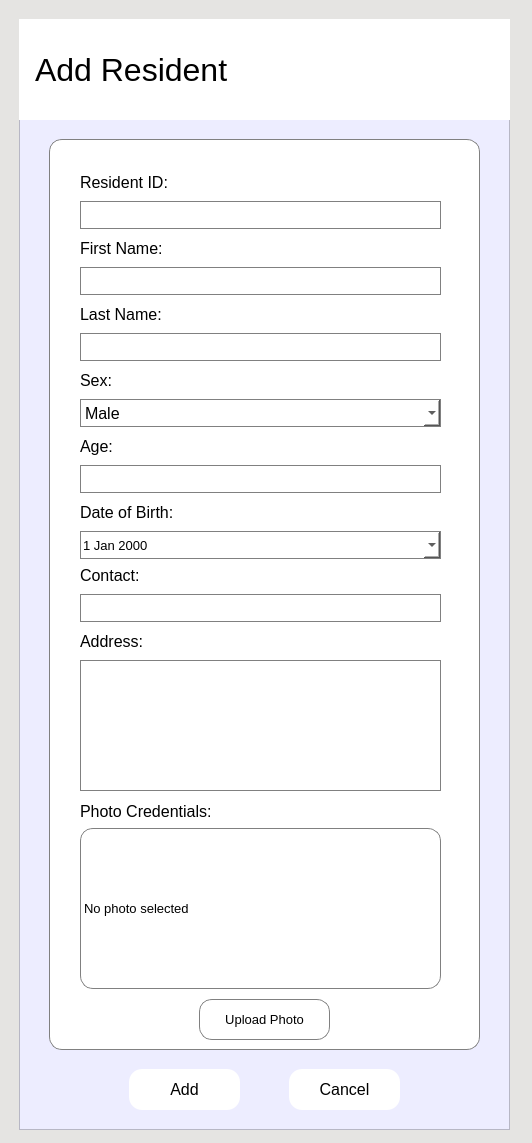
<?xml version="1.0" encoding="UTF-8"?>
<ui version="4.0">
 <class>addResidentDialog</class>
 <widget class="QDialog" name="addResidentDialog">
  <property name="geometry">
   <rect>
    <x>0</x>
    <y>0</y>
    <width>532</width>
    <height>1143</height>
   </rect>
  </property>
  <property name="windowTitle">
   <string>Add New Resident</string>
  </property>
  <property name="styleSheet">
   <string notr="true">background-color: rgb(229,228,226);</string>
  </property>
  <widget class="QFrame" name="frame">
   <property name="geometry">
    <rect>
     <x>19</x>
     <y>19</y>
     <width>491</width>
     <height>1111</height>
    </rect>
   </property>
   <property name="styleSheet">
    <string notr="true">background-color: rgb(237, 237, 255);</string>
   </property>
   <property name="frameShape">
    <enum>QFrame::StyledPanel</enum>
   </property>
   <property name="frameShadow">
    <enum>QFrame::Raised</enum>
   </property>
   <widget class="QPushButton" name="addresident_cancel_button">
    <property name="geometry">
     <rect>
      <x>270</x>
      <y>1050</y>
      <width>111</width>
      <height>41</height>
     </rect>
    </property>
    <property name="font">
     <font>
      <pointsize>12</pointsize>
     </font>
    </property>
    <property name="styleSheet">
     <string notr="true">background-color: white;
border-radius: 13px;</string>
    </property>
    <property name="text">
     <string>Cancel</string>
    </property>
   </widget>
   <widget class="QPushButton" name="addresident_save_button">
    <property name="geometry">
     <rect>
      <x>110</x>
      <y>1050</y>
      <width>111</width>
      <height>41</height>
     </rect>
    </property>
    <property name="font">
     <font>
      <pointsize>12</pointsize>
     </font>
    </property>
    <property name="styleSheet">
     <string notr="true">background-color: white;
border-radius: 13px;</string>
    </property>
    <property name="text">
     <string>Add</string>
    </property>
   </widget>
   <widget class="QFrame" name="frame_2">
    <property name="geometry">
     <rect>
      <x>30</x>
      <y>120</y>
      <width>431</width>
      <height>911</height>
     </rect>
    </property>
    <property name="styleSheet">
     <string notr="true">background-color: white;
border: 1px solid grey;
border-radius: 13px;</string>
    </property>
    <property name="frameShape">
     <enum>QFrame::StyledPanel</enum>
    </property>
    <property name="frameShadow">
     <enum>QFrame::Raised</enum>
    </property>
    <widget class="QLabel" name="label_resident_id">
     <property name="geometry">
      <rect>
       <x>31</x>
       <y>31</y>
       <width>111</width>
       <height>24</height>
      </rect>
     </property>
     <property name="font">
      <font>
       <pointsize>12</pointsize>
      </font>
     </property>
     <property name="styleSheet">
      <string notr="true">border: 0px</string>
     </property>
     <property name="text">
      <string>Resident ID:</string>
     </property>
    </widget>
    <widget class="QLineEdit" name="addresident_residentID_input">
     <property name="geometry">
      <rect>
       <x>31</x>
       <y>62</y>
       <width>361</width>
       <height>28</height>
      </rect>
     </property>
     <property name="font">
      <font>
       <pointsize>12</pointsize>
      </font>
     </property>
     <property name="styleSheet">
      <string notr="true">background-color: white;
border: 1px solid grey;
border-radius: 0px;</string>
     </property>
    </widget>
    <widget class="QLabel" name="label_first_name">
     <property name="geometry">
      <rect>
       <x>31</x>
       <y>97</y>
       <width>103</width>
       <height>24</height>
      </rect>
     </property>
     <property name="font">
      <font>
       <pointsize>12</pointsize>
      </font>
     </property>
     <property name="styleSheet">
      <string notr="true">border: 0px</string>
     </property>
     <property name="text">
      <string>First Name:</string>
     </property>
    </widget>
    <widget class="QLineEdit" name="addresident_firstname_input">
     <property name="geometry">
      <rect>
       <x>31</x>
       <y>128</y>
       <width>361</width>
       <height>28</height>
      </rect>
     </property>
     <property name="font">
      <font>
       <pointsize>12</pointsize>
      </font>
     </property>
     <property name="styleSheet">
      <string notr="true">background-color: white;
border: 1px solid grey;
border-radius: 0px;</string>
     </property>
    </widget>
    <widget class="QLabel" name="label_last_name">
     <property name="geometry">
      <rect>
       <x>31</x>
       <y>163</y>
       <width>102</width>
       <height>24</height>
      </rect>
     </property>
     <property name="font">
      <font>
       <pointsize>12</pointsize>
      </font>
     </property>
     <property name="styleSheet">
      <string notr="true">border: 0px</string>
     </property>
     <property name="text">
      <string>Last Name:</string>
     </property>
    </widget>
    <widget class="QLineEdit" name="addresident_lastname_input">
     <property name="geometry">
      <rect>
       <x>31</x>
       <y>194</y>
       <width>361</width>
       <height>28</height>
      </rect>
     </property>
     <property name="font">
      <font>
       <pointsize>12</pointsize>
      </font>
     </property>
     <property name="styleSheet">
      <string notr="true">background-color: white;
border: 1px solid grey;
border-radius: 0px;</string>
     </property>
    </widget>
    <widget class="QLabel" name="label_sex">
     <property name="geometry">
      <rect>
       <x>31</x>
       <y>229</y>
       <width>39</width>
       <height>24</height>
      </rect>
     </property>
     <property name="font">
      <font>
       <pointsize>12</pointsize>
      </font>
     </property>
     <property name="styleSheet">
      <string notr="true">border: 0px</string>
     </property>
     <property name="text">
      <string>Sex:</string>
     </property>
    </widget>
    <widget class="QComboBox" name="addresident_sex_input">
     <property name="geometry">
      <rect>
       <x>31</x>
       <y>260</y>
       <width>361</width>
       <height>28</height>
      </rect>
     </property>
     <property name="font">
      <font>
       <pointsize>12</pointsize>
      </font>
     </property>
     <property name="styleSheet">
      <string notr="true">background-color: white;
border: 1px solid grey;
border-radius: 0px;</string>
     </property>
     <item>
      <property name="text">
       <string>Male</string>
      </property>
     </item>
     <item>
      <property name="text">
       <string>Female</string>
      </property>
     </item>
    </widget>
    <widget class="QLabel" name="label_contact_3">
     <property name="geometry">
      <rect>
       <x>31</x>
       <y>295</y>
       <width>41</width>
       <height>24</height>
      </rect>
     </property>
     <property name="font">
      <font>
       <pointsize>12</pointsize>
      </font>
     </property>
     <property name="styleSheet">
      <string notr="true">border: 0px</string>
     </property>
     <property name="text">
      <string>Age:</string>
     </property>
    </widget>
    <widget class="QLabel" name="label_dob">
     <property name="geometry">
      <rect>
       <x>31</x>
       <y>361</y>
       <width>121</width>
       <height>24</height>
      </rect>
     </property>
     <property name="font">
      <font>
       <pointsize>12</pointsize>
      </font>
     </property>
     <property name="styleSheet">
      <string notr="true">border: 0px</string>
     </property>
     <property name="text">
      <string>Date of Birth:</string>
     </property>
    </widget>
    <widget class="QLineEdit" name="addresident_age_input">
     <property name="geometry">
      <rect>
       <x>31</x>
       <y>326</y>
       <width>361</width>
       <height>28</height>
      </rect>
     </property>
     <property name="font">
      <font>
       <pointsize>12</pointsize>
      </font>
     </property>
     <property name="styleSheet">
      <string notr="true">background-color: white;
border: 1px solid grey;
border-radius: 0px;</string>
     </property>
    </widget>
    <widget class="QLabel" name="label_contact">
     <property name="geometry">
      <rect>
       <x>31</x>
       <y>424</y>
       <width>75</width>
       <height>24</height>
      </rect>
     </property>
     <property name="font">
      <font>
       <pointsize>12</pointsize>
      </font>
     </property>
     <property name="styleSheet">
      <string notr="true">border: 0px</string>
     </property>
     <property name="text">
      <string>Contact:</string>
     </property>
    </widget>
    <widget class="QDateEdit" name="addresident_dob_input">
     <property name="geometry">
      <rect>
       <x>31</x>
       <y>392</y>
       <width>361</width>
       <height>28</height>
      </rect>
     </property>
     <property name="font">
      <font>
       <pointsize>10</pointsize>
      </font>
     </property>
     <property name="styleSheet">
      <string notr="true">background-color: white;
border: 1px solid grey;
border-radius: 0px;</string>
     </property>
     <property name="calendarPopup">
      <bool>true</bool>
     </property>
    </widget>
    <widget class="QLineEdit" name="addresident_contact_input">
     <property name="geometry">
      <rect>
       <x>31</x>
       <y>455</y>
       <width>361</width>
       <height>28</height>
      </rect>
     </property>
     <property name="font">
      <font>
       <pointsize>12</pointsize>
      </font>
     </property>
     <property name="styleSheet">
      <string notr="true">background-color: white;
border: 1px solid grey;
border-radius: 0px;</string>
     </property>
    </widget>
    <widget class="QLabel" name="label_address">
     <property name="geometry">
      <rect>
       <x>31</x>
       <y>490</y>
       <width>77</width>
       <height>24</height>
      </rect>
     </property>
     <property name="font">
      <font>
       <pointsize>12</pointsize>
      </font>
     </property>
     <property name="styleSheet">
      <string notr="true">border: 0px</string>
     </property>
     <property name="text">
      <string>Address:</string>
     </property>
    </widget>
    <widget class="QTextEdit" name="addresident_address_input">
     <property name="geometry">
      <rect>
       <x>31</x>
       <y>521</y>
       <width>361</width>
       <height>131</height>
      </rect>
     </property>
     <property name="font">
      <font>
       <pointsize>12</pointsize>
      </font>
     </property>
     <property name="styleSheet">
      <string notr="true">background-color: white;
border: 1px solid grey;
border-radius: 0px;</string>
     </property>
    </widget>
    <widget class="QLabel" name="label_contact_2">
     <property name="geometry">
      <rect>
       <x>31</x>
       <y>660</y>
       <width>164</width>
       <height>24</height>
      </rect>
     </property>
     <property name="font">
      <font>
       <pointsize>12</pointsize>
      </font>
     </property>
     <property name="styleSheet">
      <string notr="true">border: 0px</string>
     </property>
     <property name="text">
      <string>Photo Credentials:</string>
     </property>
    </widget>
    <widget class="QPushButton" name="addresident_upload_button">
     <property name="geometry">
      <rect>
       <x>150</x>
       <y>860</y>
       <width>131</width>
       <height>41</height>
      </rect>
     </property>
     <property name="font">
      <font>
       <pointsize>10</pointsize>
      </font>
     </property>
     <property name="styleSheet">
      <string notr="true">background-color: white;
border: 1px solid grey;
border-radius: 13px;</string>
     </property>
     <property name="text">
      <string>Upload Photo</string>
     </property>
    </widget>
    <widget class="QLabel" name="addresident_photo_label">
     <property name="geometry">
      <rect>
       <x>31</x>
       <y>689</y>
       <width>361</width>
       <height>161</height>
      </rect>
     </property>
     <property name="minimumSize">
      <size>
       <width>100</width>
       <height>100</height>
      </size>
     </property>
     <property name="font">
      <font>
       <pointsize>10</pointsize>
      </font>
     </property>
     <property name="styleSheet">
      <string notr="true">background-color: white;
border: 1px solid grey;
border-radius: 13px;</string>
     </property>
     <property name="text">
      <string>No photo selected</string>
     </property>
     <property name="scaledContents">
      <bool>true</bool>
     </property>
    </widget>
   </widget>
   <widget class="QLabel" name="label_8">
    <property name="geometry">
     <rect>
      <x>0</x>
      <y>0</y>
      <width>491</width>
      <height>101</height>
     </rect>
    </property>
    <property name="font">
     <font>
      <pointsize>24</pointsize>
      <weight>50</weight>
      <bold>false</bold>
     </font>
    </property>
    <property name="styleSheet">
     <string notr="true">background-color: white;</string>
    </property>
    <property name="text">
     <string>  Add Resident</string>
    </property>
   </widget>
  </widget>
 </widget>
 <resources/>
 <connections/>
</ui>
